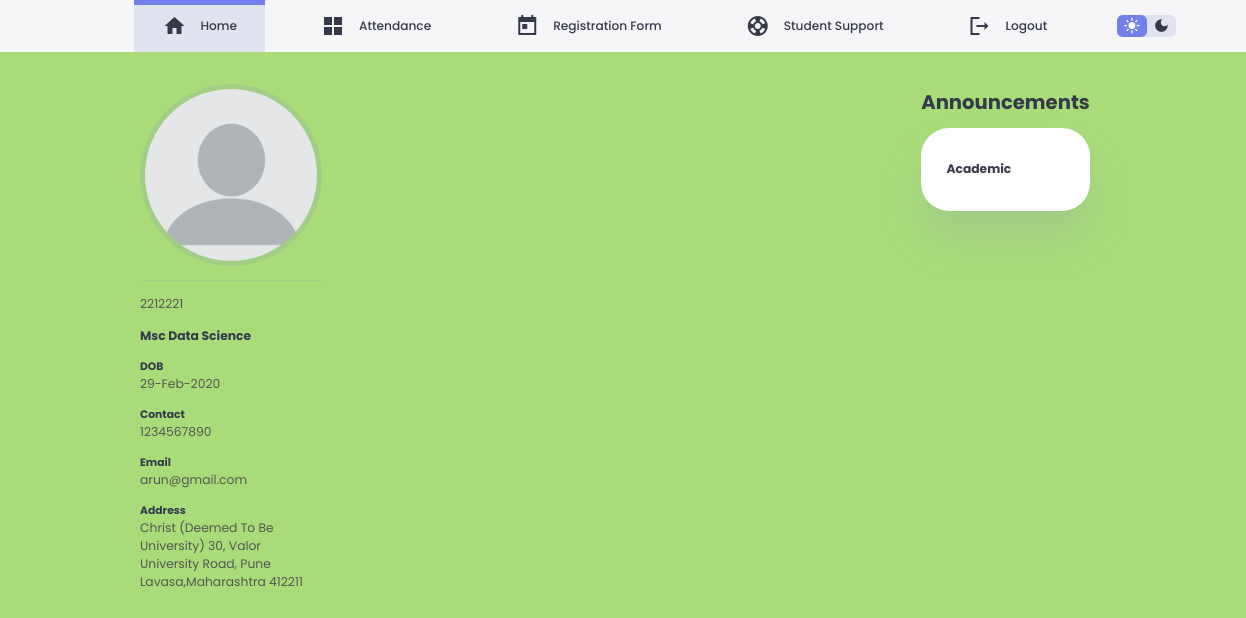
The app's page /studentindex/, older data.
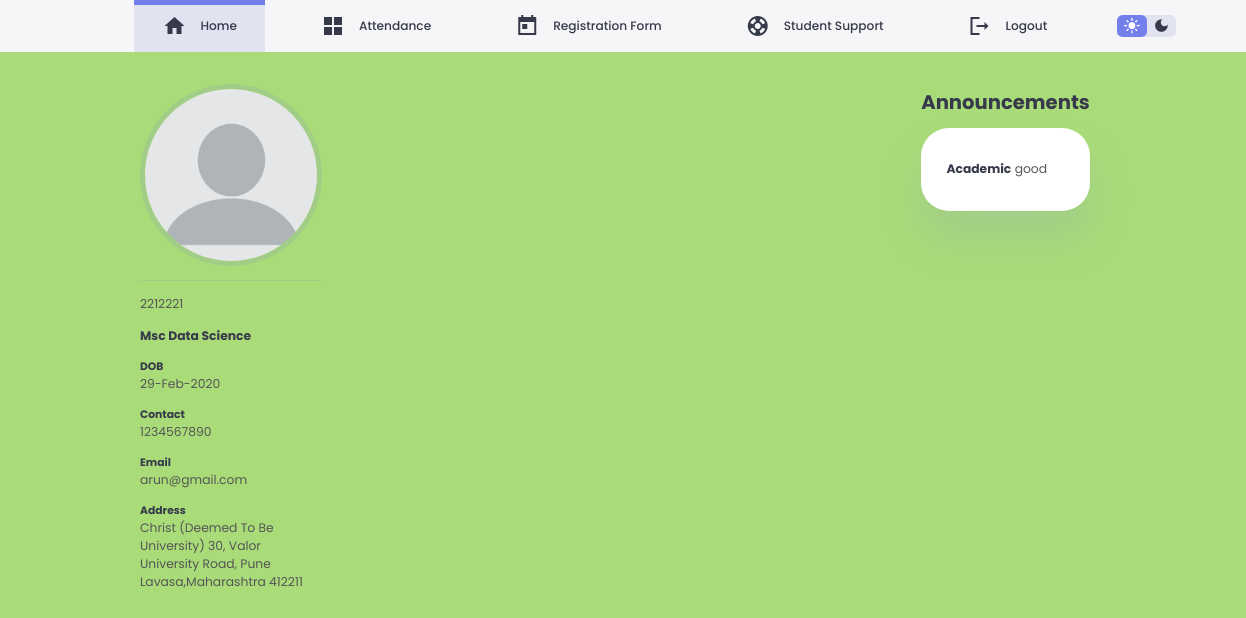
The same page, newer data.
### staff/models.py (models this page shows)
class review(models.Model):
    regno = models.CharField(max_length=255)
    name = models.CharField(max_length=100)
    department = models.CharField(max_length=100)
    event = models.CharField(max_length=100)
    message = models.TextField(blank=False,max_length=250)

### student/views.py (the view)
# urls.py: path('studentindex/',studentindex, name="studentindex"),
def studentindex(request):
    std = review.objects.last()
    return render(request,'studenthtml/studentindex.html',{'std':std})

### templates/studenthtml/studentindex.html (shortened to what this page needs)
{% extends 'basestudent.html' %}
{% block content %}
{% load static %}
<div class="container">
    <aside>
        <div class="profile">
            <div class="top">
                <div class="profile-photo">
                    <img src="{% static 'student/studentimg/ogprofilepic.png' %}" alt="">
                </div>
            </div>
            <div class="about">
                <p>2212221</p>
                <p><b>Msc Data Science</b></p>
                <h5>DOB</h5>
                <p>29-Feb-2020</p>
                <h5>Contact</h5>
                <p>1234567890</p>
                <h5>Email</h5>
                <p>arun@gmail.com</p>
                <h5>Address</h5>
                <p>Christ (Deemed To Be University) 30, Valor
                    University Road, Pune
                    Lavasa,Maharashtra 412211
                </p>
            </div>
        </div>
    </aside>
    <div class="right">
        <div class="announcements">
            <h2>Announcements</h2>
            <div class="updates">
                <div class="message">
                   <p> <b>Academic</b>  {{ std.message }}</p>
                </div>
                </div>
            </div>
        </div>
    </div>
{% endblock content %}

Row changes from the older to the newer data that the page shows:
added review: message "good"
